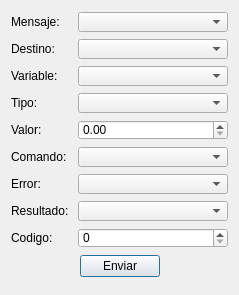
<?xml version="1.0" encoding="UTF-8"?>
<ui version="4.0">
 <class>Enviar_Mensaje</class>
 <widget class="QDialog" name="Enviar_Mensaje">
  <property name="geometry">
   <rect>
    <x>0</x>
    <y>0</y>
    <width>237</width>
    <height>295</height>
   </rect>
  </property>
  <property name="windowTitle">
   <string>Dialog</string>
  </property>
  <layout class="QVBoxLayout" name="verticalLayout">
   <item>
    <layout class="QHBoxLayout" name="horizontalLayout">
     <item>
      <widget class="QLabel" name="label_2">
       <property name="sizePolicy">
        <sizepolicy hsizetype="Fixed" vsizetype="Fixed">
         <horstretch>0</horstretch>
         <verstretch>0</verstretch>
        </sizepolicy>
       </property>
       <property name="text">
        <string>Mensaje:</string>
       </property>
      </widget>
     </item>
     <item>
      <spacer name="horizontalSpacer_3">
       <property name="orientation">
        <enum>Qt::Horizontal</enum>
       </property>
       <property name="sizeType">
        <enum>QSizePolicy::Expanding</enum>
       </property>
       <property name="sizeHint" stdset="0">
        <size>
         <width>17</width>
         <height>20</height>
        </size>
       </property>
      </spacer>
     </item>
     <item>
      <widget class="QComboBox" name="list_MENSAJE">
       <property name="sizePolicy">
        <sizepolicy hsizetype="Fixed" vsizetype="Fixed">
         <horstretch>0</horstretch>
         <verstretch>0</verstretch>
        </sizepolicy>
       </property>
       <property name="minimumSize">
        <size>
         <width>150</width>
         <height>20</height>
        </size>
       </property>
       <property name="maximumSize">
        <size>
         <width>150</width>
         <height>20</height>
        </size>
       </property>
      </widget>
     </item>
    </layout>
   </item>
   <item>
    <layout class="QHBoxLayout" name="horizontalLayout_2">
     <item>
      <widget class="QLabel" name="label">
       <property name="sizePolicy">
        <sizepolicy hsizetype="Fixed" vsizetype="Fixed">
         <horstretch>0</horstretch>
         <verstretch>0</verstretch>
        </sizepolicy>
       </property>
       <property name="text">
        <string>Destino:</string>
       </property>
      </widget>
     </item>
     <item>
      <spacer name="horizontalSpacer_4">
       <property name="orientation">
        <enum>Qt::Horizontal</enum>
       </property>
       <property name="sizeType">
        <enum>QSizePolicy::Expanding</enum>
       </property>
       <property name="sizeHint" stdset="0">
        <size>
         <width>21</width>
         <height>20</height>
        </size>
       </property>
      </spacer>
     </item>
     <item>
      <widget class="QComboBox" name="list_DESTINO">
       <property name="sizePolicy">
        <sizepolicy hsizetype="Fixed" vsizetype="Fixed">
         <horstretch>0</horstretch>
         <verstretch>0</verstretch>
        </sizepolicy>
       </property>
       <property name="minimumSize">
        <size>
         <width>150</width>
         <height>20</height>
        </size>
       </property>
       <property name="maximumSize">
        <size>
         <width>150</width>
         <height>20</height>
        </size>
       </property>
      </widget>
     </item>
    </layout>
   </item>
   <item>
    <layout class="QHBoxLayout" name="horizontalLayout_3">
     <item>
      <widget class="QLabel" name="label_variable">
       <property name="sizePolicy">
        <sizepolicy hsizetype="Fixed" vsizetype="Fixed">
         <horstretch>0</horstretch>
         <verstretch>0</verstretch>
        </sizepolicy>
       </property>
       <property name="text">
        <string>Variable:</string>
       </property>
      </widget>
     </item>
     <item>
      <spacer name="horizontalSpacer_5">
       <property name="orientation">
        <enum>Qt::Horizontal</enum>
       </property>
       <property name="sizeType">
        <enum>QSizePolicy::Expanding</enum>
       </property>
       <property name="sizeHint" stdset="0">
        <size>
         <width>19</width>
         <height>20</height>
        </size>
       </property>
      </spacer>
     </item>
     <item>
      <widget class="QComboBox" name="list_VARIABLE">
       <property name="sizePolicy">
        <sizepolicy hsizetype="Fixed" vsizetype="Fixed">
         <horstretch>0</horstretch>
         <verstretch>0</verstretch>
        </sizepolicy>
       </property>
       <property name="minimumSize">
        <size>
         <width>150</width>
         <height>20</height>
        </size>
       </property>
       <property name="maximumSize">
        <size>
         <width>150</width>
         <height>20</height>
        </size>
       </property>
      </widget>
     </item>
    </layout>
   </item>
   <item>
    <layout class="QHBoxLayout" name="horizontalLayout_4">
     <item>
      <widget class="QLabel" name="label_9">
       <property name="sizePolicy">
        <sizepolicy hsizetype="Fixed" vsizetype="Fixed">
         <horstretch>0</horstretch>
         <verstretch>0</verstretch>
        </sizepolicy>
       </property>
       <property name="text">
        <string>Tipo:</string>
       </property>
      </widget>
     </item>
     <item>
      <spacer name="horizontalSpacer_11">
       <property name="orientation">
        <enum>Qt::Horizontal</enum>
       </property>
       <property name="sizeType">
        <enum>QSizePolicy::Expanding</enum>
       </property>
       <property name="sizeHint" stdset="0">
        <size>
         <width>19</width>
         <height>20</height>
        </size>
       </property>
      </spacer>
     </item>
     <item>
      <widget class="QComboBox" name="list_TIPO">
       <property name="sizePolicy">
        <sizepolicy hsizetype="Fixed" vsizetype="Fixed">
         <horstretch>0</horstretch>
         <verstretch>0</verstretch>
        </sizepolicy>
       </property>
       <property name="minimumSize">
        <size>
         <width>150</width>
         <height>20</height>
        </size>
       </property>
       <property name="maximumSize">
        <size>
         <width>150</width>
         <height>20</height>
        </size>
       </property>
      </widget>
     </item>
    </layout>
   </item>
   <item>
    <layout class="QHBoxLayout" name="horizontalLayout_5">
     <item>
      <widget class="QLabel" name="label_5">
       <property name="sizePolicy">
        <sizepolicy hsizetype="Fixed" vsizetype="Fixed">
         <horstretch>0</horstretch>
         <verstretch>0</verstretch>
        </sizepolicy>
       </property>
       <property name="text">
        <string>Valor:</string>
       </property>
      </widget>
     </item>
     <item>
      <spacer name="horizontalSpacer_6">
       <property name="orientation">
        <enum>Qt::Horizontal</enum>
       </property>
       <property name="sizeType">
        <enum>QSizePolicy::Expanding</enum>
       </property>
       <property name="sizeHint" stdset="0">
        <size>
         <width>33</width>
         <height>20</height>
        </size>
       </property>
      </spacer>
     </item>
     <item>
      <widget class="QDoubleSpinBox" name="spin_valor">
       <property name="sizePolicy">
        <sizepolicy hsizetype="Fixed" vsizetype="Fixed">
         <horstretch>0</horstretch>
         <verstretch>0</verstretch>
        </sizepolicy>
       </property>
       <property name="minimumSize">
        <size>
         <width>150</width>
         <height>20</height>
        </size>
       </property>
       <property name="maximumSize">
        <size>
         <width>150</width>
         <height>20</height>
        </size>
       </property>
      </widget>
     </item>
    </layout>
   </item>
   <item>
    <layout class="QHBoxLayout" name="horizontalLayout_6">
     <item>
      <widget class="QLabel" name="label_4">
       <property name="sizePolicy">
        <sizepolicy hsizetype="Fixed" vsizetype="Fixed">
         <horstretch>0</horstretch>
         <verstretch>0</verstretch>
        </sizepolicy>
       </property>
       <property name="text">
        <string>Comando:</string>
       </property>
      </widget>
     </item>
     <item>
      <spacer name="horizontalSpacer_7">
       <property name="orientation">
        <enum>Qt::Horizontal</enum>
       </property>
       <property name="sizeType">
        <enum>QSizePolicy::Expanding</enum>
       </property>
       <property name="sizeHint" stdset="0">
        <size>
         <width>13</width>
         <height>20</height>
        </size>
       </property>
      </spacer>
     </item>
     <item>
      <widget class="QComboBox" name="list_COMANDO">
       <property name="sizePolicy">
        <sizepolicy hsizetype="Fixed" vsizetype="Fixed">
         <horstretch>0</horstretch>
         <verstretch>0</verstretch>
        </sizepolicy>
       </property>
       <property name="minimumSize">
        <size>
         <width>150</width>
         <height>20</height>
        </size>
       </property>
       <property name="maximumSize">
        <size>
         <width>150</width>
         <height>20</height>
        </size>
       </property>
      </widget>
     </item>
    </layout>
   </item>
   <item>
    <layout class="QHBoxLayout" name="horizontalLayout_7">
     <item>
      <widget class="QLabel" name="label_6">
       <property name="sizePolicy">
        <sizepolicy hsizetype="Fixed" vsizetype="Fixed">
         <horstretch>0</horstretch>
         <verstretch>0</verstretch>
        </sizepolicy>
       </property>
       <property name="text">
        <string>Error: </string>
       </property>
      </widget>
     </item>
     <item>
      <spacer name="horizontalSpacer_9">
       <property name="orientation">
        <enum>Qt::Horizontal</enum>
       </property>
       <property name="sizeType">
        <enum>QSizePolicy::Expanding</enum>
       </property>
       <property name="sizeHint" stdset="0">
        <size>
         <width>30</width>
         <height>20</height>
        </size>
       </property>
      </spacer>
     </item>
     <item>
      <widget class="QComboBox" name="list_ERROR">
       <property name="sizePolicy">
        <sizepolicy hsizetype="Fixed" vsizetype="Fixed">
         <horstretch>0</horstretch>
         <verstretch>0</verstretch>
        </sizepolicy>
       </property>
       <property name="minimumSize">
        <size>
         <width>150</width>
         <height>20</height>
        </size>
       </property>
       <property name="maximumSize">
        <size>
         <width>150</width>
         <height>20</height>
        </size>
       </property>
      </widget>
     </item>
    </layout>
   </item>
   <item>
    <layout class="QHBoxLayout" name="horizontalLayout_8">
     <item>
      <widget class="QLabel" name="label_8">
       <property name="sizePolicy">
        <sizepolicy hsizetype="Fixed" vsizetype="Fixed">
         <horstretch>0</horstretch>
         <verstretch>0</verstretch>
        </sizepolicy>
       </property>
       <property name="text">
        <string>Resultado: </string>
       </property>
      </widget>
     </item>
     <item>
      <spacer name="horizontalSpacer_8">
       <property name="orientation">
        <enum>Qt::Horizontal</enum>
       </property>
       <property name="sizeType">
        <enum>QSizePolicy::Expanding</enum>
       </property>
       <property name="sizeHint" stdset="0">
        <size>
         <width>13</width>
         <height>20</height>
        </size>
       </property>
      </spacer>
     </item>
     <item>
      <widget class="QComboBox" name="list_RESULTADO">
       <property name="sizePolicy">
        <sizepolicy hsizetype="Fixed" vsizetype="Fixed">
         <horstretch>0</horstretch>
         <verstretch>0</verstretch>
        </sizepolicy>
       </property>
       <property name="minimumSize">
        <size>
         <width>150</width>
         <height>20</height>
        </size>
       </property>
       <property name="maximumSize">
        <size>
         <width>150</width>
         <height>20</height>
        </size>
       </property>
      </widget>
     </item>
    </layout>
   </item>
   <item>
    <layout class="QHBoxLayout" name="horizontalLayout_10">
     <item>
      <widget class="QLabel" name="label_7">
       <property name="sizePolicy">
        <sizepolicy hsizetype="Fixed" vsizetype="Fixed">
         <horstretch>0</horstretch>
         <verstretch>0</verstretch>
        </sizepolicy>
       </property>
       <property name="text">
        <string>Codigo: </string>
       </property>
      </widget>
     </item>
     <item>
      <spacer name="horizontalSpacer_10">
       <property name="orientation">
        <enum>Qt::Horizontal</enum>
       </property>
       <property name="sizeType">
        <enum>QSizePolicy::Expanding</enum>
       </property>
       <property name="sizeHint" stdset="0">
        <size>
         <width>21</width>
         <height>20</height>
        </size>
       </property>
      </spacer>
     </item>
     <item>
      <widget class="QSpinBox" name="spin_codigo">
       <property name="sizePolicy">
        <sizepolicy hsizetype="Fixed" vsizetype="Fixed">
         <horstretch>0</horstretch>
         <verstretch>0</verstretch>
        </sizepolicy>
       </property>
       <property name="minimumSize">
        <size>
         <width>150</width>
         <height>20</height>
        </size>
       </property>
       <property name="maximumSize">
        <size>
         <width>150</width>
         <height>20</height>
        </size>
       </property>
      </widget>
     </item>
    </layout>
   </item>
   <item>
    <layout class="QHBoxLayout" name="horizontalLayout_9">
     <item>
      <spacer name="horizontalSpacer">
       <property name="orientation">
        <enum>Qt::Horizontal</enum>
       </property>
       <property name="sizeHint" stdset="0">
        <size>
         <width>40</width>
         <height>20</height>
        </size>
       </property>
      </spacer>
     </item>
     <item>
      <widget class="QPushButton" name="button_ENVIAR_MENSAJE">
       <property name="text">
        <string>Enviar</string>
       </property>
      </widget>
     </item>
     <item>
      <spacer name="horizontalSpacer_2">
       <property name="orientation">
        <enum>Qt::Horizontal</enum>
       </property>
       <property name="sizeHint" stdset="0">
        <size>
         <width>40</width>
         <height>20</height>
        </size>
       </property>
      </spacer>
     </item>
    </layout>
   </item>
  </layout>
 </widget>
 <resources/>
 <connections/>
</ui>
